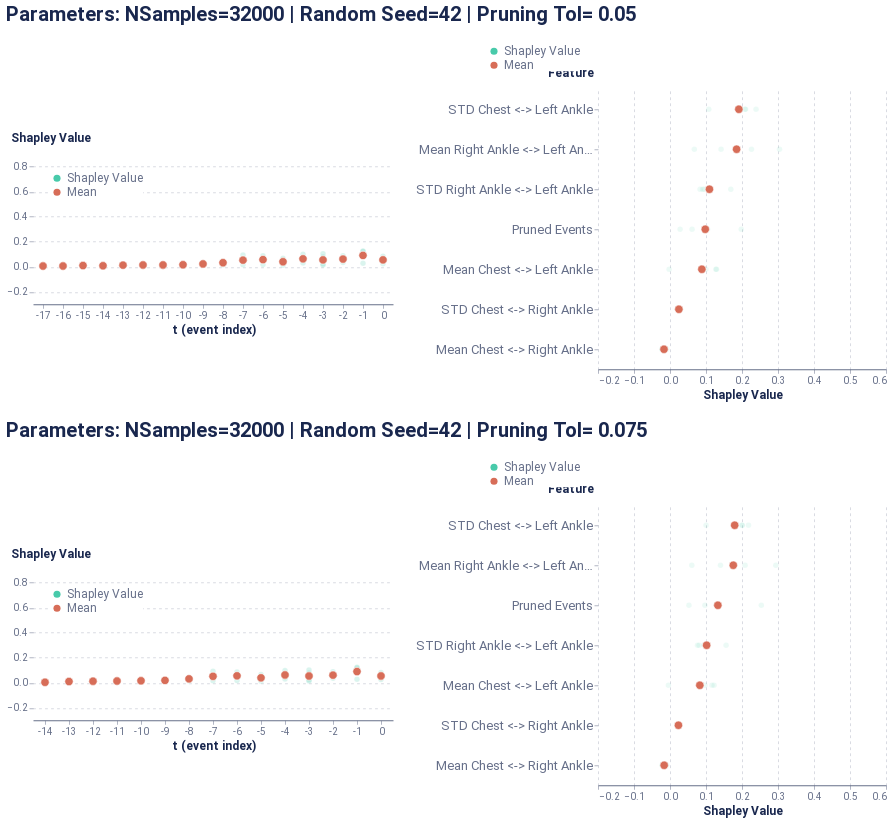

This figure's notebook cell:
### Code cell
global_plot

### Figure 1 — Vega-Lite specification as saved in the notebook (floating-point values rounded to 4 significant figures)
{"config": {"axis": {"domain": true, "domainColor": "#666F89", "grid": false, "gridCap": "round", "gridColor": "#B3B7C4", "gridDash": [2, 4], "gridWidth": 0.5, "labelColor": "#666F89", "labelFont": "Roboto, Arial, sans-serif", "labelPadding": 2, "tickColor": "#666F89", "tickOpacity": 0.5, "tickSize": 4, "titleColor": "#19274E", "titleFont": "Roboto, Arial, sans-serif", "titleFontSize": 12}, "axisBand": {"domain": true, "labelPadding": 4, "ticks": false}, "axisY": {"domain": false, "titleAlign": "left", "titleAngle": 0, "titleX": -20, "titleY": -10}, "legend": {"labelColor": "#666F89", "labelFont": "Roboto, Arial, sans-serif", "labelFontSize": 12, "symbolSize": 40, "titleColor": "#19274E", "titleFont": "Roboto, Arial, sans-serif", "titleFontSize": 12, "titlePadding": 4}, "arc": {"stroke": "#FFFFFF", "strokeWidth": 1}, "bar": {"fill": "#2770EB", "stroke": null}, "line": {"stroke": "#2770EB", "strokeWidth": 2}, "path": {"stroke": "#2770EB", "strokeWidth": 0.5}, "point": {"fill": "#2770EB", "shape": "circle", "filled": true}, "rect": {"fill": "#2770EB"}, "rule": {"stroke": "#666F89"}, "shape": {"stroke": "#2770EB"}, "text": {"color": "#19274E", "font": "Roboto, Arial, sans-serif", "fontSize": 12}, "range": {"category": ["#2770EB", "#77B98A", "#DA5252", "#FFC400", "#A87AEA", "#00A39E", "#19274E"], "diverging": ["#006360", "#2BB3AE", "#96D9D7", "#FFFFFF", "#EDAAAA", "#DA5252", "#811D1D"], "heatmap": ["#18448F", "#1B4EA5", "#2770EB", "#4C88EE", "#82ACF3", "#A6C4F7", "#E9F1FD"], "ramp": ["#18448F", "#1B4EA5", "#2770EB", "#4C88EE", "#82ACF3", "#A6C4F7", "#E9F1FD"]}, "background": "#FFFFFF", "group": {"fill": "#FFFFFF"}, "header": {"labelColor": "#19274E", "labelFont": "Roboto, Arial, sans-serif", "labelFontSize": 12, "titleColor": "#19274E", "titleFont": "Roboto, Arial, sans-serif", "titleFontSize": 16}, "title": {"anchor": "start", "color": "#19274E", "font": "Roboto, Arial, sans-serif", "fontSize": 20, "fontWeight": "bold", "offset": 20, "subtitleColor": "#19274E", "subtitleFontSize": 16}, "view": {"continuousHeight": 300, "continuousWidth": 400, "stroke": "transparent"}}, "vconcat": [{"hconcat": [{"vconcat": [{"mark": {"type": "point", "stroke": "white", "strokeWidth": 0.6}, "encoding": {"color": {"field": "type", "legend": {"fillColor": "white", "orient": "top-left", "symbolSize": 50, "symbolStrokeWidth": 0, "title": null}, "scale": {"domain": ["Shapley Value", "Mean"], "range": ["#48caaa", "#d76d58"]}, "type": "nominal"}, "opacity": {"condition": {"value": 1.0, "test": "(datum.type === 'Mean')"}, "value": 0.2}, "size": {"condition": {"value": 70, "test": "(datum.type === 'Mean')"}, "value": 30}, "x": {"axis": {"labelAngle": 0}, "field": "t (event index)", "type": "ordinal"}, "y": {"axis": {"grid": true, "titleX": -23}, "field": "Shapley Value", "scale": {"domain": [-0.3, 0.9]}, "title": "Shapley Value", "type": "quantitative"}}, "height": 150, "width": 360}], "data": {"name": "data-34bd7476ebd269edb2770650c1cf425f"}}, {"vconcat": [{"mark": {"type": "point", "stroke": "white", "strokeWidth": 0.6}, "encoding": {"color": {"field": "type", "legend": {"fillColor": "white", "orient": "bottom-right", "symbolSize": 50, "symbolStrokeWidth": 0, "title": null}, "scale": {"domain": ["Shapley Value", "Mean"], "range": ["#618FE0", "#d76d58"]}, "type": "nominal"}, "opacity": {"condition": {"value": 1.0, "test": "(datum.type === 'Mean')"}, "value": 0.1}, "size": {"condition": {"value": 70, "test": "(datum.type === 'Mean')"}, "value": 30}, "x": {"axis": {"grid": true, "title": "Shapley Value"}, "field": "Shapley Value", "scale": {"domain": [-0.2, 0.6]}, "type": "quantitative"}, "y": {"axis": {"labelFontSize": 13, "titleX": -51}, "field": "Feature", "sort": ["STD Chest <-> Left Ankle", "Mean Right Ankle <-> Left Ankle", "STD Right Ankle <-> Left Ankle", "Pruned Events", "Mean Chest <-> Left Ankle", "STD Chest <-> Right Ankle", "Mean Chest <-> Right Ankle"], "type": "ordinal"}}, "height": 280, "width": 288}], "data": {"name": "data-5f7c3e6c565ae02cb2d22c13a46cd89f"}}], "center": true, "title": "Parameters: NSamples=32000 | Random Seed=42 | Pruning Tol= 0.05"}, {"hconcat": [{"vconcat": [{"mark": {"type": "point", "stroke": "white", "strokeWidth": 0.6}, "encoding": {"color": {"field": "type", "legend": {"fillColor": "white", "orient": "top-left", "symbolSize": 50, "symbolStrokeWidth": 0, "title": null}, "scale": {"domain": ["Shapley Value", "Mean"], "range": ["#48caaa", "#d76d58"]}, "type": "nominal"}, "opacity": {"condition": {"value": 1.0, "test": "(datum.type === 'Mean')"}, "value": 0.2}, "size": {"condition": {"value": 70, "test": "(datum.type === 'Mean')"}, "value": 30}, "x": {"axis": {"labelAngle": 0}, "field": "t (event index)", "type": "ordinal"}, "y": {"axis": {"grid": true, "titleX": -23}, "field": "Shapley Value", "scale": {"domain": [-0.3, 0.9]}, "title": "Shapley Value", "type": "quantitative"}}, "height": 150, "width": 360}], "data": {"name": "data-226e6e6714fe02b9083b8fdc7efa5d17"}}, {"vconcat": [{"mark": {"type": "point", "stroke": "white", "strokeWidth": 0.6}, "encoding": {"color": {"field": "type", "legend": {"fillColor": "white", "orient": "bottom-right", "symbolSize": 50, "symbolStrokeWidth": 0, "title": null}, "scale": {"domain": ["Shapley Value", "Mean"], "range": ["#618FE0", "#d76d58"]}, "type": "nominal"}, "opacity": {"condition": {"value": 1.0, "test": "(datum.type === 'Mean')"}, "value": 0.1}, "size": {"condition": {"value": 70, "test": "(datum.type === 'Mean')"}, "value": 30}, "x": {"axis": {"grid": true, "title": "Shapley Value"}, "field": "Shapley Value", "scale": {"domain": [-0.2, 0.6]}, "type": "quantitative"}, "y": {"axis": {"labelFontSize": 13, "titleX": -51}, "field": "Feature", "sort": ["STD Chest <-> Left Ankle", "Mean Right Ankle <-> Left Ankle", "Pruned Events", "STD Right Ankle <-> Left Ankle", "Mean Chest <-> Left Ankle", "STD Chest <-> Right Ankle", "Mean Chest <-> Right Ankle"], "type": "ordinal"}}, "height": 280, "width": 288}], "data": {"name": "data-91ff2000a029f940f268636f31121212"}}], "center": true, "title": "Parameters: NSamples=32000 | Random Seed=42 | Pruning Tol= 0.075"}], "$schema": "https://vega.github.io/schema/vega-lite/v4.17.0.json", "datasets": {"data-34bd7476ebd269edb2770650c1cf425f": [{"Shapley Value": 0.04514, "t (event index)": 0, "type": "Shapley Value"}, {"Shapley Value": 0.08816, "t (event index)": -1, "type": "Shapley Value"}, {"Shapley Value": 0.08868, "t (event index)": -2, "type": "Shapley Value"}, {"Shapley Value": 0.07824, "t (event index)": -3, "type": "Shapley Value"}, {"Shapley Value": 0.04805, "t (event index)": -4, "type": "Shapley Value"}, {"Shapley Value": 0.04557, "t (event index)": -5, "type": "Shapley Value"}, {"Shapley Value": 0.05404, "t (event index)": -6, "type": "Shapley Value"}, {"Shapley Value": 0.05916, "t (event index)": -7, "type": "Shapley Value"}, {"Shapley Value": 0.03766, "t (event index)": -8, "type": "Shapley Value"}, {"Shapley Value": 0.02421, "t (event index)": -9, "type": "Shapley Value"}, {"Shapley Value": 0.01127, "t (event index)": -10, "type": "Shapley Value"}, {"Shapley Value": 0.02366, "t (event index)": -11, "type": "Shapley Value"}, {"Shapley Value": 0.009378, "t (event index)": -12, "type": "Shapley Value"}, {"Shapley Value": 0.01428, "t (event index)": -13, "type": "Shapley Value"}, {"Shapley Value": 0.0113, "t (event index)": -14, "type": "Shapley Value"}, {"Shapley Value": 0.01346, "t (event index)": -15, "type": "Shapley Value"}, {"Shapley Value": 0.08403, "t (event index)": 0, "type": "Shapley Value"}, {"Shapley Value": 0.1219, "t (event index)": -1, "type": "Shapley Value"}, {"Shapley Value": 0.05875, "t (event index)": -2, "type": "Shapley Value"}, {"Shapley Value": 0.105, "t (event index)": -3, "type": "Shapley Value"}, {"Shapley Value": 0.0751, "t (event index)": -4, "type": "Shapley Value"}, {"Shapley Value": 0.06811, "t (event index)": -5, "type": "Shapley Value"}, {"Shapley Value": 0.06793, "t (event index)": -6, "type": "Shapley Value"}, {"Shapley Value": 0.04375, "t (event index)": -7, "type": "Shapley Value"}, {"Shapley Value": 0.03558, "t (event index)": -8, "type": "Shapley Value"}, {"Shapley Value": 0.03316, "t (event index)": -9, "type": "Shapley Value"}, {"Shapley Value": 0.06573, "t (event index)": 0, "type": "Shapley Value"}, {"Shapley Value": 0.1255, "t (event index)": -1, "type": "Shapley Value"}, {"Shapley Value": 0.06314, "t (event index)": -2, "type": "Shapley Value"}, {"Shapley Value": 0.01404, "t (event index)": -3, "type": "Shapley Value"}, {"Shapley Value": 0.09942, "t (event index)": -4, "type": "Shapley Value"}, {"Shapley Value": 0.03314, "t (event index)": -5, "type": "Shapley Value"}, {"Shapley Value": 0.08788, "t (event index)": -6, "type": "Shapley Value"}, {"Shapley Value": 0.09326, "t (event index)": -7, "type": "Shapley Value"}, {"Shapley Value": 0.04203, "t (event index)": -8, "type": "Shapley Value"}, {"Shapley Value": 0.01919, "t (event index)": -9, "type": "Shapley Value"}, {"Shapley Value": 0.01875, "t (event index)": -10, "type": "Shapley Value"}, {"Shapley Value": 0.01739, "t (event index)": -11, "type": "Shapley Value"}, {"Shapley Value": 0.02308, "t (event index)": -12, "type": "Shapley Value"}, {"Shapley Value": 0.01606, "t (event index)": -13, "type": "Shapley Value"}, {"Shapley Value": 0.02481, "t (event index)": 0, "type": "Shapley Value"}, {"Shapley Value": 0.02745, "t (event index)": -1, "type": "Shapley Value"}, {"Shapley Value": 0.03486, "t (event index)": -2, "type": "Shapley Value"}, {"Shapley Value": 0.02171, "t (event index)": -3, "type": "Shapley Value"}, {"Shapley Value": 0.02988, "t (event index)": -4, "type": "Shapley Value"}, {"Shapley Value": 0.01215, "t (event index)": -5, "type": "Shapley Value"}, {"Shapley Value": 0.01764, "t (event index)": -6, "type": "Shapley Value"}, {"Shapley Value": 0.01576, "t (event index)": -7, "type": "Shapley Value"}, {"Shapley Value": 0.01418, "t (event index)": -8, "type": "Shapley Value"}, {"Shapley Value": 0.01398, "t (event index)": -9, "type": "Shapley Value"}, {"Shapley Value": 0.01765, "t (event index)": -10, "type": "Shapley Value"}, {"Shapley Value": 0.002328, "t (event index)": -11, "type": "Shapley Value"}, {"Shapley Value": 0.009988, "t (event index)": -12, "type": "Shapley Value"}, {"Shapley Value": 0.008656, "t (event index)": -13, "type": "Shapley Value"}, {"Shapley Value": 0.004181, "t (event index)": -14, "type": "Shapley Value"}, {"Shapley Value": 0.005625, "t (event index)": -15, "type": "Shapley Value"}, {"Shapley Value": 0.005815, "t (event index)": -16, "type": "Shapley Value"}, {"Shapley Value": 0.005587, "t (event index)": -17, "type": "Shapley Value"}, {"Shapley Value": 0.005587, "t (event index)": -17, "type": "Mean"}, {"Shapley Value": 0.005815, "t (event index)": -16, "type": "Mean"}, {"Shapley Value": 0.00954, "t (event index)": -15, "type": "Mean"}, {"Shapley Value": 0.007738, "t (event index)": -14, "type": "Mean"}, {"Shapley Value": 0.013, "t (event index)": -13, "type": "Mean"}, {"Shapley Value": 0.01415, "t (event index)": -12, "type": "Mean"}, {"Shapley Value": 0.01446, "t (event index)": -11, "type": "Mean"}, {"Shapley Value": 0.01589, "t (event index)": -10, "type": "Mean"}, {"Shapley Value": 0.02263, "t (event index)": -9, "type": "Mean"}, {"Shapley Value": 0.03236, "t (event index)": -8, "type": "Mean"}, {"Shapley Value": 0.05298, "t (event index)": -7, "type": "Mean"}, {"Shapley Value": 0.05687, "t (event index)": -6, "type": "Mean"}, {"Shapley Value": 0.03974, "t (event index)": -5, "type": "Mean"}, {"Shapley Value": 0.06311, "t (event index)": -4, "type": "Mean"}, {"Shapley Value": 0.05473, "t (event index)": -3, "type": "Mean"}, {"Shapley Value": 0.06136, "t (event index)": -2, "type": "Mean"}, {"Shapley Value": 0.09075, "t (event index)": -1, "type": "Mean"}, {"Shapley Value": 0.05493, "t (event index)": 0, "type": "Mean"}], "data-5f7c3e6c565ae02cb2d22c13a46cd89f": [{"Shapley Value": -0.02205, "Feature": "Mean Chest <-> Right Ankle", "type": "Shapley Value"}, {"Shapley Value": 0.02451, "Feature": "STD Chest <-> Right Ankle", "type": "Shapley Value"}, {"Shapley Value": 0.1274, "Feature": "Mean Chest <-> Left Ankle", "type": "Shapley Value"}, {"Shapley Value": 0.2082, "Feature": "STD Chest <-> Left Ankle", "type": "Shapley Value"}, {"Shapley Value": 0.1419, "Feature": "Mean Right Ankle <-> Left Ankle", "type": "Shapley Value"}, {"Shapley Value": 0.169, "Feature": "STD Right Ankle <-> Left Ankle", "type": "Shapley Value"}, {"Shapley Value": 0.06124, "Feature": "Pruned Events", "type": "Shapley Value"}, {"Shapley Value": -0.01303, "Feature": "Mean Chest <-> Right Ankle", "type": "Shapley Value"}, {"Shapley Value": 0.02512, "Feature": "STD Chest <-> Right Ankle", "type": "Shapley Value"}, {"Shapley Value": 0.1293, "Feature": "Mean Chest <-> Left Ankle", "type": "Shapley Value"}, {"Shapley Value": 0.239, "Feature": "STD Chest <-> Left Ankle", "type": "Shapley Value"}, {"Shapley Value": 0.2263, "Feature": "Mean Right Ankle <-> Left Ankle", "type": "Shapley Value"}, {"Shapley Value": 0.09059, "Feature": "STD Right Ankle <-> Left Ankle", "type": "Shapley Value"}, {"Shapley Value": 0.1979, "Feature": "Pruned Events", "type": "Shapley Value"}, {"Shapley Value": -0.008976, "Feature": "Mean Chest <-> Right Ankle", "type": "Shapley Value"}, {"Shapley Value": 0.01961, "Feature": "STD Chest <-> Right Ankle", "type": "Shapley Value"}, {"Shapley Value": 0.09988, "Feature": "Mean Chest <-> Left Ankle", "type": "Shapley Value"}, {"Shapley Value": 0.2101, "Feature": "STD Chest <-> Left Ankle", "type": "Shapley Value"}, {"Shapley Value": 0.3043, "Feature": "Mean Right Ankle <-> Left Ankle", "type": "Shapley Value"}, {"Shapley Value": 0.09507, "Feature": "STD Right Ankle <-> Left Ankle", "type": "Shapley Value"}, {"Shapley Value": 0.1045, "Feature": "Pruned Events", "type": "Shapley Value"}, {"Shapley Value": -0.02264, "Feature": "Mean Chest <-> Right Ankle", "type": "Shapley Value"}, {"Shapley Value": 0.02963, "Feature": "STD Chest <-> Right Ankle", "type": "Shapley Value"}, {"Shapley Value": -0.002409, "Feature": "Mean Chest <-> Left Ankle", "type": "Shapley Value"}, {"Shapley Value": 0.1077, "Feature": "STD Chest <-> Left Ankle", "type": "Shapley Value"}, {"Shapley Value": 0.06753, "Feature": "Mean Right Ankle <-> Left Ankle", "type": "Shapley Value"}, {"Shapley Value": 0.08346, "Feature": "STD Right Ankle <-> Left Ankle", "type": "Shapley Value"}, {"Shapley Value": 0.02809, "Feature": "Pruned Events", "type": "Shapley Value"}, {"Shapley Value": 0.09794, "Feature": "Pruned Events", "type": "Mean"}, {"Shapley Value": -0.01667, "Feature": "Mean Chest <-> Right Ankle", "type": "Mean"}, {"Shapley Value": 0.08854, "Feature": "Mean Chest <-> Left Ankle", "type": "Mean"}, {"Shapley Value": 0.185, "Feature": "Mean Right Ankle <-> Left Ankle", "type": "Mean"}, {"Shapley Value": 0.02472, "Feature": "STD Chest <-> Right Ankle", "type": "Mean"}, {"Shapley Value": 0.1913, "Feature": "STD Chest <-> Left Ankle", "type": "Mean"}, {"Shapley Value": 0.1095, "Feature": "STD Right Ankle <-> Left Ankle", "type": "Mean"}], "data-226e6e6714fe02b9083b8fdc7efa5d17": [{"Shapley Value": 0.04484, "t (event index)": 0, "type": "Shapley Value"}, {"Shapley Value": 0.08742, "t (event index)": -1, "type": "Shapley Value"}, {"Shapley Value": 0.088, "t (event index)": -2, "type": "Shapley Value"}, {"Shapley Value": 0.07748, "t (event index)": -3, "type": "Shapley Value"}, {"Shapley Value": 0.04776, "t (event index)": -4, "type": "Shapley Value"}, {"Shapley Value": 0.04565, "t (event index)": -5, "type": "Shapley Value"}, {"Shapley Value": 0.05308, "t (event index)": -6, "type": "Shapley Value"}, {"Shapley Value": 0.05822, "t (event index)": -7, "type": "Shapley Value"}, {"Shapley Value": 0.03707, "t (event index)": -8, "type": "Shapley Value"}, {"Shapley Value": 0.02367, "t (event index)": -9, "type": "Shapley Value"}, {"Shapley Value": 0.01111, "t (event index)": -10, "type": "Shapley Value"}, {"Shapley Value": 0.02256, "t (event index)": -11, "type": "Shapley Value"}, {"Shapley Value": 0.007925, "t (event index)": -12, "type": "Shapley Value"}, {"Shapley Value": 0.01231, "t (event index)": -13, "type": "Shapley Value"}, {"Shapley Value": 0.08208, "t (event index)": 0, "type": "Shapley Value"}, {"Shapley Value": 0.1184, "t (event index)": -1, "type": "Shapley Value"}, {"Shapley Value": 0.05734, "t (event index)": -2, "type": "Shapley Value"}, {"Shapley Value": 0.1013, "t (event index)": -3, "type": "Shapley Value"}, {"Shapley Value": 0.0726, "t (event index)": -4, "type": "Shapley Value"}, {"Shapley Value": 0.06538, "t (event index)": -5, "type": "Shapley Value"}, {"Shapley Value": 0.06386, "t (event index)": -6, "type": "Shapley Value"}, {"Shapley Value": 0.03968, "t (event index)": -7, "type": "Shapley Value"}, {"Shapley Value": 0.03109, "t (event index)": -8, "type": "Shapley Value"}, {"Shapley Value": 0.06542, "t (event index)": 0, "type": "Shapley Value"}, {"Shapley Value": 0.1248, "t (event index)": -1, "type": "Shapley Value"}, {"Shapley Value": 0.06277, "t (event index)": -2, "type": "Shapley Value"}, {"Shapley Value": 0.01391, "t (event index)": -3, "type": "Shapley Value"}, {"Shapley Value": 0.09878, "t (event index)": -4, "type": "Shapley Value"}, {"Shapley Value": 0.03302, "t (event index)": -5, "type": "Shapley Value"}, {"Shapley Value": 0.08706, "t (event index)": -6, "type": "Shapley Value"}, {"Shapley Value": 0.09193, "t (event index)": -7, "type": "Shapley Value"}, {"Shapley Value": 0.04136, "t (event index)": -8, "type": "Shapley Value"}, {"Shapley Value": 0.01873, "t (event index)": -9, "type": "Shapley Value"}, {"Shapley Value": 0.01742, "t (event index)": -10, "type": "Shapley Value"}, {"Shapley Value": 0.01647, "t (event index)": -11, "type": "Shapley Value"}, {"Shapley Value": 0.02076, "t (event index)": -12, "type": "Shapley Value"}, {"Shapley Value": 0.02502, "t (event index)": 0, "type": "Shapley Value"}, {"Shapley Value": 0.02792, "t (event index)": -1, "type": "Shapley Value"}, {"Shapley Value": 0.03571, "t (event index)": -2, "type": "Shapley Value"}, {"Shapley Value": 0.02224, "t (event index)": -3, "type": "Shapley Value"}, {"Shapley Value": 0.03044, "t (event index)": -4, "type": "Shapley Value"}, {"Shapley Value": 0.01296, "t (event index)": -5, "type": "Shapley Value"}, {"Shapley Value": 0.01727, "t (event index)": -6, "type": "Shapley Value"}, {"Shapley Value": 0.01629, "t (event index)": -7, "type": "Shapley Value"}, {"Shapley Value": 0.01445, "t (event index)": -8, "type": "Shapley Value"}, {"Shapley Value": 0.01425, "t (event index)": -9, "type": "Shapley Value"}, {"Shapley Value": 0.01823, "t (event index)": -10, "type": "Shapley Value"}, {"Shapley Value": 0.002011, "t (event index)": -11, "type": "Shapley Value"}, {"Shapley Value": 0.008601, "t (event index)": -12, "type": "Shapley Value"}, {"Shapley Value": 0.00732, "t (event index)": -13, "type": "Shapley Value"}, {"Shapley Value": 0.003733, "t (event index)": -14, "type": "Shapley Value"}, {"Shapley Value": 0.003733, "t (event index)": -14, "type": "Mean"}, {"Shapley Value": 0.009817, "t (event index)": -13, "type": "Mean"}, {"Shapley Value": 0.01243, "t (event index)": -12, "type": "Mean"}, {"Shapley Value": 0.01368, "t (event index)": -11, "type": "Mean"}, {"Shapley Value": 0.01559, "t (event index)": -10, "type": "Mean"}, {"Shapley Value": 0.01888, "t (event index)": -9, "type": "Mean"}, {"Shapley Value": 0.03099, "t (event index)": -8, "type": "Mean"}, {"Shapley Value": 0.05153, "t (event index)": -7, "type": "Mean"}, {"Shapley Value": 0.05532, "t (event index)": -6, "type": "Mean"}, {"Shapley Value": 0.03925, "t (event index)": -5, "type": "Mean"}, {"Shapley Value": 0.0624, "t (event index)": -4, "type": "Mean"}, {"Shapley Value": 0.05374, "t (event index)": -3, "type": "Mean"}, {"Shapley Value": 0.06096, "t (event index)": -2, "type": "Mean"}, {"Shapley Value": 0.08963, "t (event index)": -1, "type": "Mean"}, {"Shapley Value": 0.05434, "t (event index)": 0, "type": "Mean"}], "data-91ff2000a029f940f268636f31121212": [{"Shapley Value": -0.02192, "Feature": "Mean Chest <-> Right Ankle", "type": "Shapley Value"}, {"Shapley Value": 0.02311, "Feature": "STD Chest <-> Right Ankle", "type": "Shapley Value"}, {"Shapley Value": 0.1165, "Feature": "Mean Chest <-> Left Ankle", "type": "Shapley Value"}, {"Shapley Value": 0.1996, "Feature": "STD Chest <-> Left Ankle", "type": "Shapley Value"}, {"Shapley Value": 0.1402, "Feature": "Mean Right Ankle <-> Left Ankle", "type": "Shapley Value"}, {"Shapley Value": 0.1557, "Feature": "STD Right Ankle <-> Left Ankle", "type": "Shapley Value"}, {"Shapley Value": 0.09698, "Feature": "Pruned Events", "type": "Shapley Value"}, {"Shapley Value": -0.01226, "Feature": "Mean Chest <-> Right Ankle", "type": "Shapley Value"}, {"Shapley Value": 0.02382, "Feature": "STD Chest <-> Right Ankle", "type": "Shapley Value"}, {"Shapley Value": 0.1225, "Feature": "Mean Chest <-> Left Ankle", "type": "Shapley Value"}, {"Shapley Value": 0.2181, "Feature": "STD Chest <-> Left Ankle", "type": "Shapley Value"}, {"Shapley Value": 0.2085, "Feature": "Mean Right Ankle <-> Left Ankle", "type": "Shapley Value"}, {"Shapley Value": 0.08104, "Feature": "STD Right Ankle <-> Left Ankle", "type": "Shapley Value"}, {"Shapley Value": 0.2536, "Feature": "Pruned Events", "type": "Shapley Value"}, {"Shapley Value": -0.009001, "Feature": "Mean Chest <-> Right Ankle", "type": "Shapley Value"}, {"Shapley Value": 0.01904, "Feature": "STD Chest <-> Right Ankle", "type": "Shapley Value"}, {"Shapley Value": 0.09699, "Feature": "Mean Chest <-> Left Ankle", "type": "Shapley Value"}, {"Shapley Value": 0.2009, "Feature": "STD Chest <-> Left Ankle", "type": "Shapley Value"}, {"Shapley Value": 0.2939, "Feature": "Mean Right Ankle <-> Left Ankle", "type": "Shapley Value"}, {"Shapley Value": 0.09407, "Feature": "STD Right Ankle <-> Left Ankle", "type": "Shapley Value"}, {"Shapley Value": 0.1287, "Feature": "Pruned Events", "type": "Shapley Value"}, {"Shapley Value": -0.02152, "Feature": "Mean Chest <-> Right Ankle", "type": "Shapley Value"}, {"Shapley Value": 0.02767, "Feature": "STD Chest <-> Right Ankle", "type": "Shapley Value"}, {"Shapley Value": -0.004507, "Feature": "Mean Chest <-> Left Ankle", "type": "Shapley Value"}, {"Shapley Value": 0.1002, "Feature": "STD Chest <-> Left Ankle", "type": "Shapley Value"}, {"Shapley Value": 0.06065, "Feature": "Mean Right Ankle <-> Left Ankle", "type": "Shapley Value"}, {"Shapley Value": 0.0763, "Feature": "STD Right Ankle <-> Left Ankle", "type": "Shapley Value"}, {"Shapley Value": 0.05256, "Feature": "Pruned Events", "type": "Shapley Value"}, {"Shapley Value": 0.133, "Feature": "Pruned Events", "type": "Mean"}, {"Shapley Value": -0.01618, "Feature": "Mean Chest <-> Right Ankle", "type": "Mean"}, {"Shapley Value": 0.08287, "Feature": "Mean Chest <-> Left Ankle", "type": "Mean"}, {"Shapley Value": 0.1758, "Feature": "Mean Right Ankle <-> Left Ankle", "type": "Mean"}, {"Shapley Value": 0.02341, "Feature": "STD Chest <-> Right Ankle", "type": "Mean"}, {"Shapley Value": 0.1797, "Feature": "STD Chest <-> Left Ankle", "type": "Mean"}, {"Shapley Value": 0.1018, "Feature": "STD Right Ankle <-> Left Ankle", "type": "Mean"}]}}
